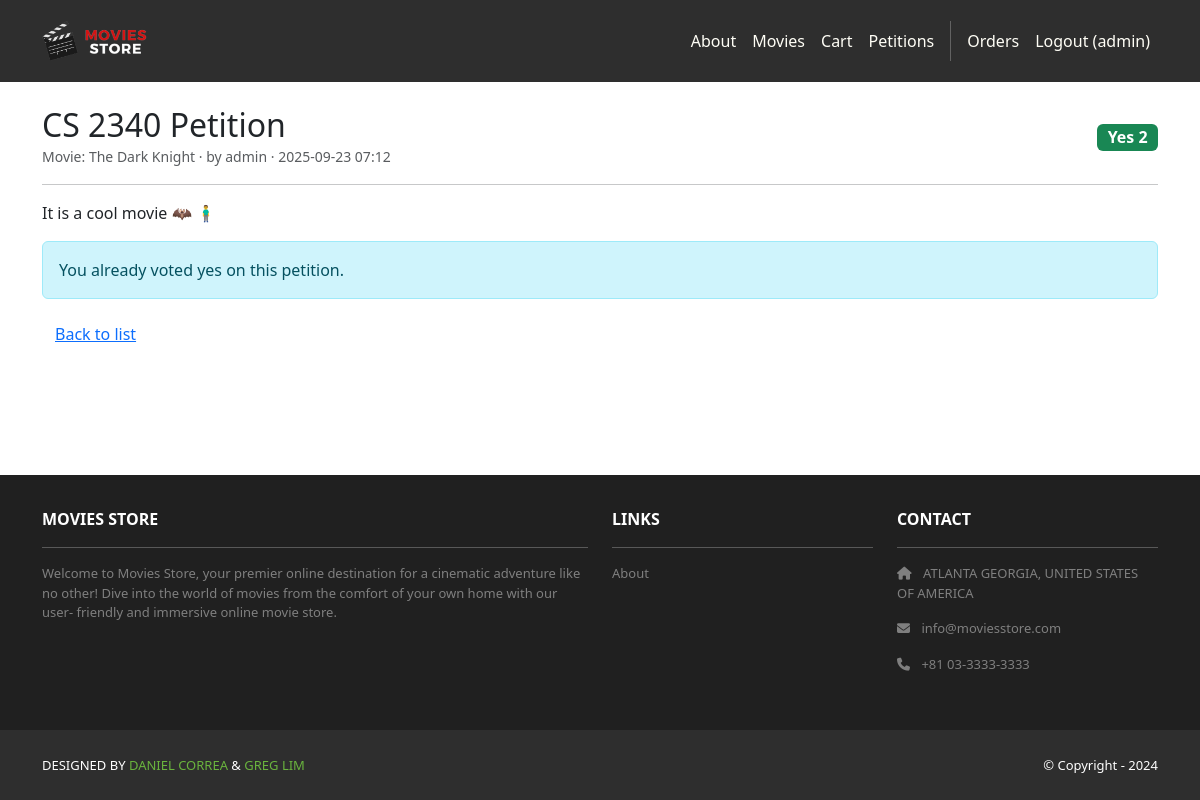
Page /petitions/1/ (signed in) on the committed database.
### petitions/models.py (models this page shows, shortened)
class Petition(models.Model):
    title = models.CharField(max_length=255)
    description = models.TextField(blank=True)
    requested_movie_title = models.CharField(max_length=255)
    created_by = models.ForeignKey(User, on_delete=models.CASCADE, related_name='petitions')
    created_at = models.DateTimeField(auto_now_add=True)
    class Meta:
        ordering = ['-created_at']
    @property
    def yes_count(self) -> int:
        return self.votes.filter(value=True).count()

### petitions/views.py (the view)
# urls.py: path('<int:pk>/', views.petition_detail, name='detail'),
def petition_detail(request, pk: int):
    petition = get_object_or_404(Petition, pk=pk)
    has_voted = False
    if request.user.is_authenticated:
        has_voted = PetitionVote.objects.filter(petition=petition, user=request.user).exists()
    template_data = {'title': petition.title}
    return render(request, 'petitions/detail.html', {
        'petition': petition,
        'has_voted': has_voted,
        'template_data': template_data,
    })

### petitions/templates/petitions/detail.html
{% extends 'base.html' %}
{% block content %}
<div class="container py-4">
  <div class="d-flex justify-content-between align-items-center">
    <div>
      <h2 class="mb-0">{{ petition.title }}</h2>
      <small class="text-muted">Movie: {{ petition.requested_movie_title }} · by {{ petition.created_by.username }} · {{ petition.created_at|date:'Y-m-d H:i' }}</small>
    </div>
    <span class="badge bg-success fs-6">Yes {{ petition.yes_count }}</span>
  </div>
  <hr/>
  <p>{{ petition.description|linebreaks }}</p>
  {% if user.is_authenticated %}
    {% if has_voted %}
      <div class="alert alert-info">You already voted yes on this petition.</div>
    {% else %}
      <form method="post" action="{% url 'petitions:vote_yes' petition.pk %}">
        {% csrf_token %}
        <button class="btn btn-success" type="submit">Vote Yes</button>
      </form>
    {% endif %}
  {% else %}
    <a class="btn btn-outline-primary" href="{% url 'accounts.login' %}?next={{ request.path }}">Login to vote</a>
  {% endif %}
  <div class="mt-3">
    <a class="btn btn-link" href="{% url 'petitions:index' %}">Back to list</a>
  </div>
</div>
{% endblock %}

### moviesstore/templates/base.html (shortened to what this page needs)
<!DOCTYPE html>
<html>
    {% load static %}
    <head>
        <link href="https://cdn.jsdelivr.net/npm/bootstrap@5.3.3/dist/css/bootstrap.min.css" rel="stylesheet" />
        <link rel="stylesheet" href="https://cdnjs.cloudflare.com/ajax/libs/font-awesome/6.1.1/css/all.min.css" />
        <link rel="stylesheet" type="text/css" href="{% static 'css/style.css' %}" />
    </head>
    <body>
        <nav class="p-3 navbar navbar-dark bg-dark navbar-expand-lg">
            <div class="container">
                <a class="navbar-brand" href="{% url 'home.index' %}">
                    <img src="{% static 'img/logo.png' %}" alt="logo" height="40" />
                </a>
                <div class="collapse navbar-collapse" id="navbarNavAltMarkup">
                    <div class="navbar-nav ms-auto navbar-ml">
                        <a class="nav-link" href="{% url 'home.about' %}">About</a>
                        <a class="nav-link" href="{% url 'movies.index' %}">Movies</a>
                        <a class="nav-link" href="{% url 'cart.index' %}">Cart</a>
                        <a class="nav-link" href="{% url 'petitions:index' %}">Petitions</a>
                        {% if user.is_authenticated %}
                        <a class="nav-link" href="{% url 'accounts.orders' %}">Orders</a>
                        <a class="nav-link" href="{% url 'accounts.logout' %}">Logout ({{ user.username }})</a>
                        {% else %}
                        <a class="nav-link" href="{% url 'accounts.login' %}">Login</a>
                        <a class="nav-link" href="{% url 'accounts.signup' %}">Sign Up</a>
                        {% endif %}
                    </div>
                </div>
            </div>
        </nav>
        <div class="content-wrapper">{% block content %}{% endblock content %}</div>
        <section class="p-3 ms-footer d-none d-md-block text-white">
            <div class="container">
                <div class="row mt-3">
                    <div class="col-md-6 col-lg-6 col-xl-6 mx-auto mb-4">
                        <b>MOVIES STORE</b>
                        <hr />
                        <p>
                            Welcome to Movies Store, your premier online destination for a cinematic adventure like no other! Dive into the
                            world of movies from the comfort of your own home with our user- friendly and immersive online movie store.
                        </p>
                    </div>
                    <div class="col-md-3 col-lg-3 col-xl-3 mx-auto mb-4">
                        <b>LINKS</b>
                        <hr />
                        <p><a class="nav-link" href="{% url 'home.about' %}">About</a></p>
                    </div>
                    <div class="col-md-3 col-lg-3 col-xl-3 mx-auto mb-4">
                        <b>CONTACT</b>
                        <hr />
                        <p>
                            <i class="fas fa-home me-2"></i>
                            ATLANTA GEORGIA, UNITED STATES OF AMERICA
                        </p>
                        <p>
                            <i class="fas fa-envelope me-2"></i>
                            info@moviesstore.com
                        </p>
                        <p>
                            <i class="fas fa-phone me-2"></i>
                            +81 03-3333-3333
                        </p>
                    </div>
                </div>
            </div>
        </section>
        <section class="p-3 ms-footer-bottom bg-dark">
            <div class="container d-flex justify-content-between">
                <div class="me-5 text-white">
                    <span>
                        DESIGNED BY
                        <a href="https://www.x.com/danielgarax" target="_blank">DANIEL CORREA</a>
                        &
                        <a href="https://www.x.com/greglim81" target="_blank">GREG LIM</a>
                    </span>
                </div>
                <div class="text-white">
                    <span>© Copyright - 2024</span>
                </div>
            </div>
        </section>
    </body>
</html>

### moviesstore/static/css/style.css (style rules this page uses)
.navbar a.nav-link { color: #fffef6 !important; }
.bg-dark { background-color: #2e2e2e !important; }
.ms-footer { background-color: #202020; }
.ms-footer p { color: #7f7f7f; font-size: 13px; }
.ms-footer-bottom span { font-size: 13px; line-height: 38px; }
.ms-footer-bottom a { color: #6ab43e; text-decoration: none; }
html, body { height: 100%; margin: 0; display: flex; flex-direction: column; }
.content-wrapper { flex: 1; }

### rows in the picture
Petition: title "CS 2340 Petition", requested_movie_title "The Dark Knight", created_by.username "admin", created_at "2025-09-23 07:12", yes_count "2", description "It is a cool movie 🦇 🧍‍♂️"

### other values in the picture
{{ user.username }} "admin"
